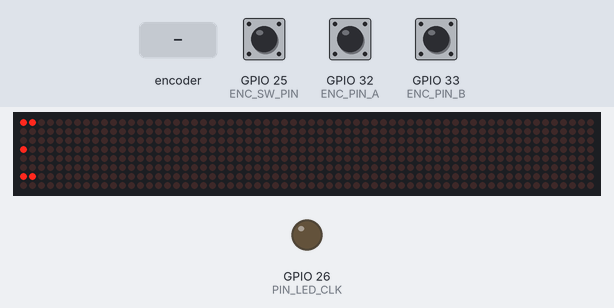
The program below on a simulated ESP32. Shown: 64×8 LED matrix, output pins drawn as LEDs (lit = HIGH). The test bench sets the inputs (shaded band); at power-on: GPIO 25 (ENC_SW_PIN) HIGH, GPIO 32 (ENC_PIN_A) HIGH, GPIO 33 (ENC_PIN_B) HIGH. MIDI output is not drawn; what the program prints to the serial monitor is not drawn.

Above: at 11.28 s.
12.7 s: rotary encoder on GPIO 32 (ENC_PIN_A) / GPIO 33 (ENC_PIN_B) turned 3 steps (first pin leading)
At 14.1 s:
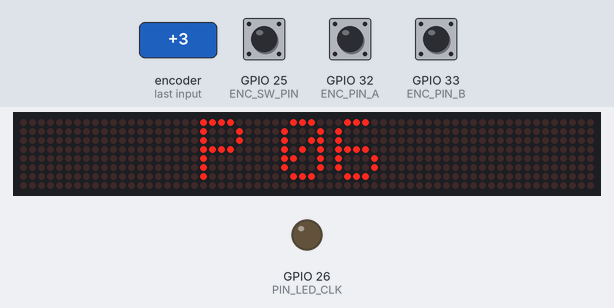
14.8 s: GPIO 25 (ENC_SW_PIN) pulled LOW for 0.15 s
At 16.0 s:
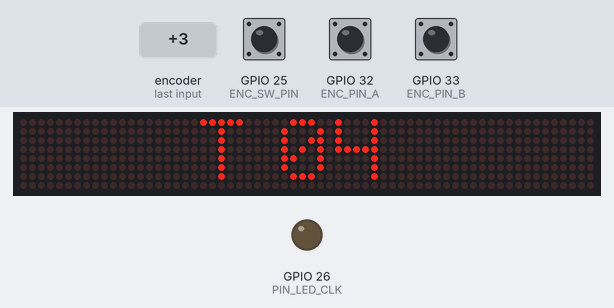
16.4 s: rotary encoder on GPIO 32 (ENC_PIN_A) / GPIO 33 (ENC_PIN_B) turned 1 step (first pin leading)
At 17.7 s:
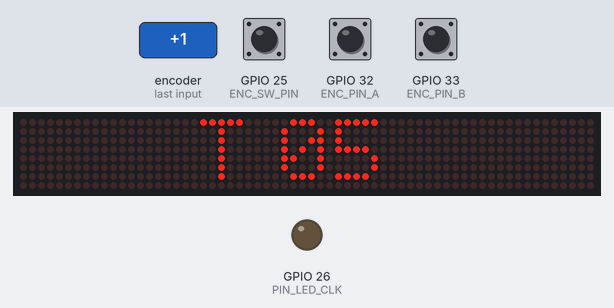
18.1 s: GPIO 25 (ENC_SW_PIN) pulled LOW for 1 s
At 18.8 s:
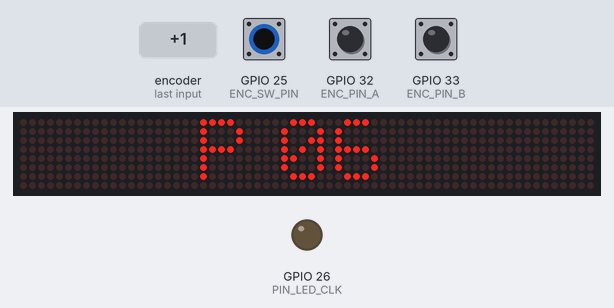
20.6 s: GPIO 25 (ENC_SW_PIN) pulled LOW for 3.2 s
At 21.9 s:
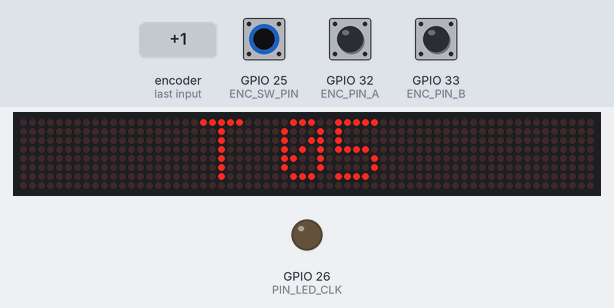

Measured:
- after the input at 12.7 s, the display: first changes after 0.08 s (image 1 shows a later state)
- after the input at 14.8 s, the display: changes at once (image 2)
- after the input at 16.4 s, the display: changes after 0.08 s (image 3)
- after the input at 18.1 s, the display: changes at once (image 4)
- after the input at 20.6 s, the display: changes at once (image 5)

The program:

main.cpp
```cpp
#include "core/Hardware.h"
#include "midi/MidiClock.h"
#include "midi/MidiOut.h"
#include "midi/Metronome.h"
#include "midi/BPMDetector.h"
#include "input/Encoder.h"
#include "display/Matrix7219.h"

#include "app/AppController.h"

MidiClock midiClock;
MidiOut midiTx;
Metronome metronome;
BPMDetector bpm;
Encoder encoder;
Matrix7219 matrix;

AppController app;

void setup()
{
    Serial.begin(115200);

    pinMode(PIN_LED_CLK, OUTPUT);
    midiTx.attach(Serial2);
    midiClock.begin(MIDI_RX_PIN, MIDI_TX_PIN);
    metronome.begin();
    encoder.begin(ENC_PIN_A, ENC_PIN_B, ENC_SW_PIN);
    matrix.begin(DIN_PIN, CLK_PIN, CS_PIN, 1);
    matrix.splash();

    app.begin(&encoder, &metronome, &matrix, &bpm);

    Serial.println("🟢 MIDI‑Metronome ready");
}

void loop()
{
    midiClock.poll();

    app.pollLogic();
    app.pollDisplay();
}
```

AppController.cpp
```cpp
#include "AppController.h"
#include <Arduino.h>

void AppController::begin(Encoder *e, Metronome *m, Matrix7219 *d, BPMDetector *b)
{
    _enc = e;
    _metro = m;
    _disp = d;
    _bpm = b;
}

void AppController::handleEncoder()
{
    if (_enc->button())
    { // toggle edit target
        _mode = (_mode == PHRASE) ? METER : PHRASE;
        drawEdit();
    }

    int8_t dir = _enc->read();
    if (dir == 0)
        return;

    if (_mode == PHRASE)
        _metro->adjustPhrase(dir);
    else
        _metro->adjustMeter(dir);

    drawEdit();
}

void AppController::drawEdit()
{
    if (_mode == PHRASE)
        _disp->showEdit("P ", _metro->phraseLen());
    else
        _disp->showEdit("T ", _metro->beatsPerBar());
}

void AppController::pollLogic() { handleEncoder(); }

void AppController::pollDisplay()
{
    auto c = _metro->get();
    if (_metro->isRunning() && c.qn != _lastQn)
    {
        _lastQn = c.qn;
        _disp->showMetronome(c.bar, c.beat, c.qn,
                             _metro->beatsPerBar(), _metro->phraseLen());

        Serial.printf("[%u:%u:%u]  %3uBPM  TS:%u/4  PH:%u\n",
                      c.bar, c.beat, c.qn,
                      _bpm->value(),
                      _metro->beatsPerBar(),
                      _metro->phraseLen());
    }
    _disp->loop();
}
```

AppController.h
```cpp
#pragma once
#include "midi/Metronome.h"
#include "midi/BPMDetector.h"
#include "input/Encoder.h"
#include "display/Matrix7219.h"

class AppController {
public:
  void begin(Encoder* enc, Metronome* metro,
             Matrix7219* disp, BPMDetector* bpm);

  void pollLogic();
  void pollDisplay();

private:
  enum EditMode { PHRASE, METER };

  Encoder*    _enc   = nullptr;
  Metronome*  _metro = nullptr;
  Matrix7219* _disp  = nullptr;
  BPMDetector* _bpm  = nullptr;

  EditMode _mode = PHRASE;
  uint8_t  _lastQn = 255;
  void     handleEncoder();
  void     drawEdit();
};
```

Constants.h
```cpp
#pragma once
#include <stdint.h>

constexpr uint8_t PPQN = 24;
constexpr uint8_t BEATS = 4;
```

EventBus.h
```cpp
#pragma once
#include <functional>
#include <array>

enum class Event : uint8_t
{
    ClockTick,
    Start,
    Stop,
    Continue,
    NoteOn,
    NoteOff,
};

class EventBus
{
public:
    using Handler = std::function<void()>;
    static void subscribe(Event e, Handler h)
    {
        auto &slot = _slots[static_cast<uint8_t>(e)];
        slot = h;
    }
    static void publish(Event e)
    {
        auto &slot = _slots[static_cast<uint8_t>(e)];
        if (slot)
            slot();
    }

private:
    static inline std::array<Handler, 6> _slots{};
};
```

Hardware.h
```cpp
#pragma once
#include <stdint.h>

// MIDI
constexpr uint8_t MIDI_RX_PIN = 16;
constexpr uint8_t MIDI_TX_PIN = 17;
constexpr uint8_t PIN_LED_CLK = 26;

// Encoder
constexpr uint8_t ENC_PIN_A = 32;  // CLK
constexpr uint8_t ENC_PIN_B = 33;  // DT
constexpr uint8_t ENC_SW_PIN = 25; // push button

// Matrix 7219
constexpr uint8_t DIN_PIN = 23; // data in
constexpr uint8_t CLK_PIN = 18; // clock
constexpr uint8_t CS_PIN = 21;  // chip select
```

Matrix7219.cpp
```cpp
#include "Matrix7219.h"

void Matrix7219::begin(uint8_t din, uint8_t clk, uint8_t cs, uint8_t intensity)
{

  _parola = new MD_Parola(MD_MAX72XX::FC16_HW, din, clk, cs, DEV);
  _parola->begin();
  // _parola->begin(2);
  // _define2LineLayout();
  _parola->setIntensity(intensity); // 0 (dim) … 15 (blinding)
  _parola->displayClear();
}

void Matrix7219::_define2LineLayout()
{
  // Physical chain: modules 0-3 = bottom, 4-7 = top
  _parola->setZone(0, 4, 7); // zone 1 = lower 32×8 line
  _parola->setZone(1, 0, 3); // zone 0 = upper 32×8 line
  _parola->setTextAlignment(PA_LEFT);
}

void Matrix7219::splash()
{
  _parola->displayText("MIDI METRONOME",
                       PA_CENTER, 75, 1000,
                       PA_SCROLL_LEFT, PA_SCROLL_LEFT);

  while (!_parola->displayAnimate())
    yield();
  _parola->displayClear();
}

void Matrix7219::showMetronome(uint8_t bar, uint8_t beat, uint8_t qn, uint8_t meter, uint8_t phrase)
{
  char buf[32];
  // snprintf(buf, sizeof(buf),
  //          "%02u:%u:%u %3u %u/4",
  //          bar, beat, qn + 1, phrase, meter);
  snprintf(buf, sizeof(buf),
           "%02u:%u:%u",
           bar, beat, qn + 1, phrase, meter);

  _parola->displayReset();
  _parola->setTextAlignment(PA_LEFT);
  _parola->print(buf);

  // ––––––––––––––––––––––––––––––––––––
  // if (!_parola)
  //   return;

  // char top[12], bottom[12];
  // snprintf(top, sizeof(top), "%02u:%u:%u ", bar, beat, qn + 1);
  // snprintf(bottom, sizeof(bottom), "P%u T%u ", phrase, meter);

  // _parola->displayZoneText(0, top, PA_LEFT, 0, 0,
  //                          PA_PRINT, PA_NO_EFFECT);
  // _parola->displayZoneText(1, bottom, PA_LEFT, 0, 0,
  //                          PA_PRINT, PA_NO_EFFECT);
}

void Matrix7219::showEdit(const char *tag, uint8_t value) // e.g. “PH 4”
{
  char buf[10];
  snprintf(buf, sizeof(buf), "%s%02u ", tag, value);
  _parola->displayReset();
  _parola->print(buf);

  // ——————————————————————————————————
  // if (!_parola) return;

  // char buf[10];
  // snprintf(buf, sizeof(buf), "%s%02u ", tag, value);
  // _parola->displayZoneText(0, buf, PA_LEFT, 0, 0, PA_PRINT, PA_NO_EFFECT);
  // _parola->displayZoneText(1, buf, PA_LEFT, 0, 0, PA_PRINT, PA_NO_EFFECT);
}
```

Matrix7219.h
```cpp
#pragma once
#include <MD_Parola.h>
#include <MD_MAX72xx.h>

constexpr uint8_t MODULES_PER_ROW = 4;
constexpr uint8_t ROWS = 2;
constexpr uint8_t DEV = MODULES_PER_ROW * ROWS; // 8 modules

class Matrix7219
{
public:
    void begin(uint8_t din, uint8_t clk, uint8_t cs, uint8_t intensity = 0);
    void splash();
    void showMetronome(uint8_t bar, uint8_t beat, uint8_t qn,
                       uint8_t meter, uint8_t phrase);
    void showEdit(const char *tag, uint8_t value);
    inline void loop() { _parola->displayAnimate(); }

private:
    void _define2LineLayout();
    MD_Parola *_parola = nullptr;
};
```

Encoder.cpp
```cpp
#include "Encoder.h"
static uint8_t A, B;
static volatile uint8_t state = 0;
const int8_t lut[16] = {0, -1, 1, 0, 1, 0, 0, -1, -1, 0, 0, 1, 0, 1, -1, 0};

void Encoder::begin(uint8_t a, uint8_t b, uint8_t sw)
{
  A = a;
  B = b;
  pinMode(A, INPUT_PULLUP);
  pinMode(B, INPUT_PULLUP);
  pinMode(sw, INPUT_PULLUP);

  state = ((digitalRead(A) << 1) | digitalRead(B));

  attachInterrupt(A, isrAB, CHANGE);
  attachInterrupt(B, isrAB, CHANGE);
  attachInterrupt(sw, isrSW, FALLING);
}
void IRAM_ATTR Encoder::isrAB()
{
  state = (state << 2) | ((digitalRead(A) << 1) | digitalRead(B));
  state &= 0x0F;
  int8_t m = lut[state];
  if (m)
    qStep += m;
}
void IRAM_ATTR Encoder::isrSW() { _btn = true; }
Encoder::Dir Encoder::read()
{
  int8_t detent = 0;

  noInterrupts();
  while (qStep >= 4)
  {
    qStep -= 4;
    detent++;
  }
  while (qStep <= -4)
  {
    qStep += 4;
    detent--;
  }
  interrupts();

  return static_cast<Dir>(detent);
  // int8_t d = _delta;
  // _delta = 0;
  // return (Dir)d;
}
bool Encoder::button()
{
  bool f = _btn;
  _btn = false;
  return f;
}
```

Encoder.h
```cpp
#pragma once
#include <Arduino.h>

class Encoder
{
  // Rotary encoder with push button
public:
  enum Dir : int8_t
  {
    None = 0,
    CW = 1,
    CCW = -1
  };
  void begin(uint8_t pinA, uint8_t pinB, uint8_t pinSw);
  Dir read();
  bool button();

private:
  static void IRAM_ATTR isrAB();
  static void IRAM_ATTR isrSW();
  static inline volatile int8_t  qStep = 0;   // quarter‑step accumulator
  static inline volatile bool _btn = false;
};
```

BPMDetector.cpp
```cpp
#include "BPMDetector.h"
#include "core/Constants.h"
#include <algorithm>

void BPMDetector::onClock(uint32_t dt)
{
  if (!dt)
    return;
  _buf[_idx] = dt * PPQN; // µs per beat
  _idx = (_idx + 1) & 7;
  uint64_t sum = 0;
  for (auto v : _buf)
    sum += v;
  uint32_t avg = sum / 8;
  _bpmInt = (uint16_t)((60000000ULL + avg / 2) / avg);
}
```

BPMDetector.h
```cpp
#pragma once
#include <stdint.h>

class BPMDetector
{
public:
    void onClock(uint32_t dtMicros);
    uint16_t value() const { return _bpmInt; }

private:
    uint32_t _buf[8]{};
    uint8_t _idx = 0;
    uint16_t _bpmInt = 0;
};
```

Metronome.cpp
```cpp
#include "Arduino.h"

#include "core/Constants.h"
#include "core/EventBus.h"
#include "core/Hardware.h"

#include "Metronome.h"

static const uint8_t phraseTable[] = {1, 2, 3, 4, 5, 6, 7, 8, 9, 10, 11, 12, 13, 14, 15, 16, 32};
static const uint8_t meterTable[] = {2, 3, 4, 5, 6, 7, 8, 9, 12};

constexpr uint8_t CLK_PER_QN = PPQN / 4;
constexpr uint8_t CLK_PER_BEAT = PPQN;
constexpr uint16_t CLK_PER_BAR = PPQN * BEATS;

/* --------------------------------------------------------------------
   Blink helper:  call  blinkLed(period_ms)  once
   It drives the LED HIGH immediately and auto-clears it after N ms
---------------------------------------------------------------------*/
static void blinkLed(uint16_t ms)
{
  static uint32_t offDue = 0; // µs timestamp
  uint32_t now = micros();

  if (ms)
  { // request a new flash
    digitalWrite(PIN_LED_CLK, HIGH);
    offDue = now + (uint32_t)ms * 1000;
  }
  else if (offDue && int32_t(now - offDue) >= 0)
  {
    digitalWrite(PIN_LED_CLK, LOW); // time elapsed
    offDue = 0;
  }
}


void Metronome::begin()
{
  recalcConstants();

  EventBus::subscribe(Event::ClockTick, [this]
                      { onClock(); });
  EventBus::subscribe(Event::Start, [this]
                      { reset();   _running = true; });
  EventBus::subscribe(Event::Stop, [this]
                      { _running = false; });
  EventBus::subscribe(Event::Continue, [this]
                      { _running = true; });
}

void Metronome::reset()
{
  _c = {};
  _clk = 0;
}

void Metronome::recalcConstants()
{
  _beatsPerBar = meterTable[_meterIdx];
  _clkPerBar = _beatsPerBar * CLK_PER_BEAT;
}

void Metronome::adjustPhrase(int8_t d)
{
  int8_t n = _phraseIdx + d;
  _phraseIdx = constrain(n, 0, int(sizeof(phraseTable)) - 1);
}

void Metronome::adjustMeter(int8_t d)
{
  int n = _meterIdx + d;
  _meterIdx = constrain(n, 0, int(sizeof(meterTable)) - 1);
  recalcConstants();
  reset();
}

void Metronome::onClock()
{
  if (!_running)
    return;

  if (_clk % CLK_PER_BEAT == 0)
    blinkLed(30);
  else
    blinkLed(0);

  ++_clk;
  _c.qn = (_clk / CLK_PER_QN) & 0x03;
  _c.beat = (_clk / CLK_PER_BEAT) % _beatsPerBar;
  _c.bar = (_clk / _clkPerBar) % phraseTable[_phraseIdx];
}

uint8_t Metronome::phraseLen() const
{
  return phraseTable[_phraseIdx];
}
```

Metronome.h
```cpp
#pragma once
#include <stdint.h>

struct Counters
{
    uint8_t bar, beat, qn;
};

class Metronome
{
public:
    void begin();
    void reset();
    void adjustPhrase(int8_t inc);
    void adjustMeter(int8_t inc);
    uint8_t phraseLen() const;
    uint8_t beatsPerBar() const { return _beatsPerBar; }
    bool isRunning() const { return _running; }
    const Counters &get() const { return _c; }

private:
    void onClock();
    void recalcConstants();

    Counters _c{};
    uint32_t _clk = 0;
    uint8_t _phraseIdx = 2; // phraseTable[2] = 4
    uint8_t  _meterIdx  = 2;  // 4/4
    uint8_t  _beatsPerBar = 4;
    uint16_t _clkPerBar   = 96;          // recalculated
    bool _running = false;
};
```

MidiClock.cpp
```cpp
#include <MIDI.h>
#include "MidiClock.h"
#include "BPMDetector.h"
#include "core/Hardware.h"

extern BPMDetector bpm;

extern MidiOut midiTx;
MidiOut *MidiClock::_thru = nullptr;

static HardwareSerial Hw(2);
MIDI_CREATE_INSTANCE(HardwareSerial, Hw, MIDIin);

void MidiClock::begin(uint8_t rx, uint8_t tx)
{

    _thru = &midiTx;
    Hw.begin(31250, SERIAL_8N1, rx, tx);
    MIDIin.begin(MIDI_CHANNEL_OMNI);
    MIDIin.setHandleClock([]
                          {
                              _tickFlag = true;
                              if (_thru)
                                  _thru->clk(); // forward byte
                          });
    MIDIin.setHandleStart([]
                          {
                              EventBus::publish(Event::Start);
                              if (_thru)
                                  _thru->start(); // forward byte
                          });
    MIDIin.setHandleStop([]
                         {
                             EventBus::publish(Event::Stop);
                             if (_thru)
                                 _thru->stop(); // forward byte
                         });
    MIDIin.setHandleContinue([]
                             {
                                 EventBus::publish(Event::Continue);
                                 if (_thru)
                                     _thru->start(); // forward byte
                             });
}

void MidiClock::poll()
{
    static uint32_t prev = micros();
    MIDIin.read();

    if (_tickFlag)
    {
        _tickFlag = false;
        uint32_t now = micros();
        uint32_t dt = now - prev;
        prev = now;

        bpm.onClock(dt);
        EventBus::publish(Event::ClockTick);
    }
}
```

MidiClock.h
```cpp
#pragma once
#include <Arduino.h>
#include "core/EventBus.h"
#include "midi/MidiOut.h"

class MidiClock
{
public:
    void begin(uint8_t rxPin, uint8_t txPin = 255);
    void poll();

private:
    static void IRAM_ATTR isrByte();
    static inline volatile bool _tickFlag = false;
    static MidiOut* _thru;
};
```

MidiOut.cpp
```cpp
#include "MidiOut.h"
```

MidiOut.h
```cpp
#pragma once
#include <MIDI.h>
#include <HardwareSerial.h>

class MidiOut
{
public:
    void attach(HardwareSerial &s) { _ser = &s; }

    inline void clk() { _ser->write(0xF8); }
    inline void start() { _ser->write(0xFA); }
    inline void stop() { _ser->write(0xFC); }

private:
    HardwareSerial *_ser = nullptr;
};
```
